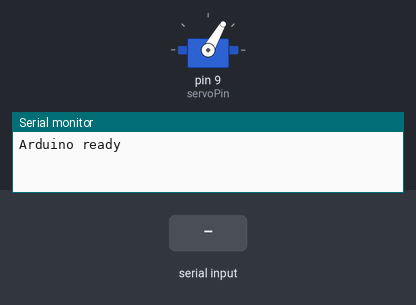
This sketch was run on a simulated Arduino Uno, built with avr-gcc and run on an emulated ATmega328P. On the bench: servo, the last lines printed to the serial monitor. Inputs (shaded band) come from the test bench.

Above: at 1.2 s.
1.3 s: "ON\n" received over Serial
At 1.9 s:
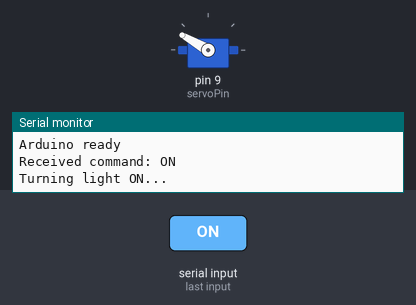
2.8 s: "OFF\n" received over Serial
At 3.1 s:
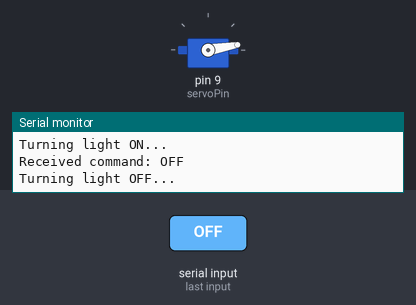
4.3 s: "EXIT\n" received over Serial
At 5.5 s:
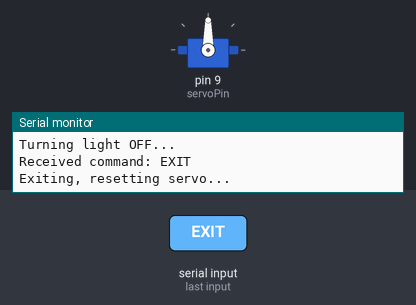
Timing chart, 0 to 7.3 s (numbered marks = the images above; inputs shaded):
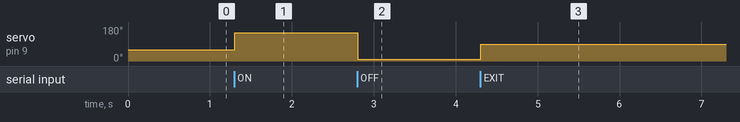

Measured:
- after the input at 1.3 s, servo on pin 9 (servoPin): 60° → 150° at once
- after the input at 2.8 s, servo on pin 9 (servoPin): 150° → 10° at once
- after the input at 4.3 s, servo on pin 9 (servoPin): 10° → 90° at once

The sketch:

LightSwitch.ino
```cpp
#include <Servo.h>

Servo lightSwitchServo;
int servoPin = 9;
int onPosition = 90;
int offPosition = 0;

void setup() {
    Serial.begin(9600);
    lightSwitchServo.attach(servoPin);
    Serial.println("Arduino ready");
    lightSwitchServo.write(60);
}

void loop() {
    if (Serial.available() > 0) {  // Check if data is available
        String command = Serial.readStringUntil('\n');
        command.trim();

        Serial.print("Received command: ");
        Serial.println(command);

        if (command == "ON") {
            Serial.println("Turning light ON...");
            lightSwitchServo.write(150);
            delay(500);

        }
        else if (command == "OFF") {
            Serial.println("Turning light OFF...");
            lightSwitchServo.write(10);
            delay(500);

        }
        else if (command == "NEUTRAL"){
            Serial.println("Neutral state, stopping servo.");

            delay(500);
        }
        else if (command == "EXIT") {
            Serial.println("Exiting, resetting servo...");
            lightSwitchServo.write(90);  // Stops servo
            delay(500);
        }
        else {
            Serial.println("Invalid command received.");
        }
    }
}
```
